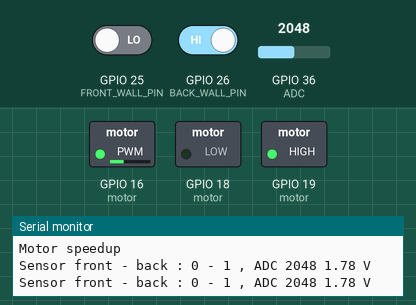
A sketch run on a simulated ESP32. Shown: switched loads named in the sketch (green lamp = pin HIGH), the last lines printed to the serial monitor. The inputs (shaded band) are chosen by the test bench; at power-on: GPIO 26 (BACK_WALL_PIN) HIGH, GPIO 25 (FRONT_WALL_PIN) LOW, GPIO 36 (ADC) = 2048.

Above: at 1.2 s.
1.3 s: GPIO 26 (BACK_WALL_PIN) driven LOW
At 2.8 s:
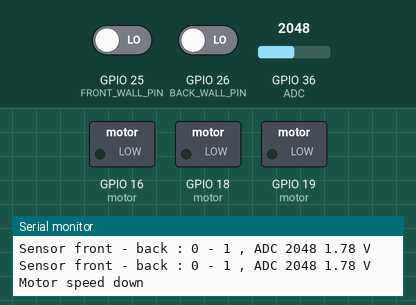
3.5 s: GPIO 25 (FRONT_WALL_PIN) driven HIGH
At 4.8 s:
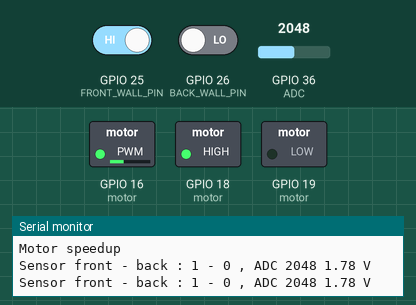
6.0 s: GPIO 25 (FRONT_WALL_PIN) driven LOW
At 7.3 s:
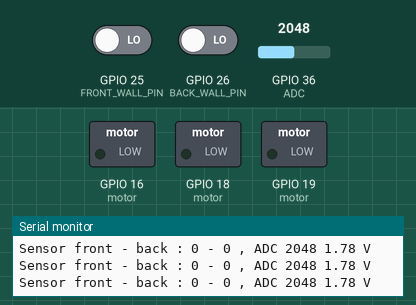
9.0 s: GPIO 36 (ADC) set to 1032
12.0 s: GPIO 36 (ADC) set to 944
15.0 s: GPIO 26 (BACK_WALL_PIN) driven HIGH
At 17.1 s:
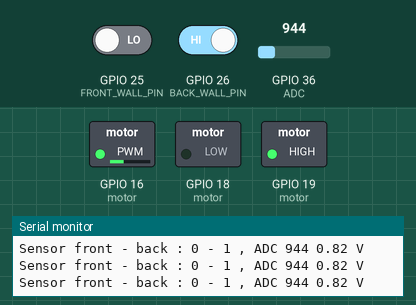
Timing chart, 0 to 18.5 s (numbered marks = the images above; inputs shaded):
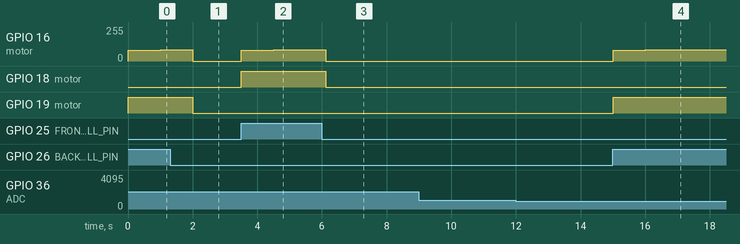

Measured:
- after the input at 1.3 s, GPIO 16 (motor): 85/255 → 0/255 after 0.71 s; GPIO 19 (motor): HIGH → LOW after 0.71 s
- after the input at 3.5 s, GPIO 16 (motor): 0/255 → 80/255 at once, → 85/255 1.0 s later; GPIO 18 (motor): LOW → HIGH at once
- after the input at 6.0 s, GPIO 16 (motor): 85/255 → 0/255 after 0.11 s; GPIO 18 (motor): HIGH → LOW after 0.11 s
- after the input at 15.0 s, GPIO 16 (motor): 0/255 → 80/255 at once, → 85/255 1.0 s later; GPIO 19 (motor): LOW → HIGH at once

The sketch:

2-wheel-car.ino
```cpp
/*
 * pUBLIC FUNCTIONS
 */
void all_motor_init();


enum CAR_DIR {
  STOP = 0,
  BACK = 2,
  FORE = 1
};

#define MIN_SPEED       80
#define MAX_SPEED       90
// #define MAX_SPEED       255
#define ACCEL_DELAY     1000
#define ACCEL           (MAX_SPEED - MIN_SPEED) / 2

#define FRONT_WALL_PIN  25
#define BACK_WALL_PIN   26
#define LED_BUILTIN     25
#define ADC             36

typedef struct motor_t {
  int pin1;
  int pin2;
  int pin_speed;
  int pwm_ch, pwm_res, pwm_freq;
  CAR_DIR dir;      // -1 = back, 0 = stop; 1 = fore
  int cur_speed;  // current speed 0 - 255
} motor_t;

motor_t  motor[] = {
  {
    /* pin1, pin2, pwm */
       18  , 19 , 16,
    /*
     *  PWM
     *  ch, res, freq */
        0 , 8  , 500,
    STOP, // Current direction
    0     // Current speed
  }
//  ,
//  {
//    /* pin1, pin2, pwm */
//       18  , 19 , 16,
//    /*
//     *  PWM
//     *  ch, res, freq */
//        1 , 8  , 500,
//    STOP, // Current direction
//    0     // Current speed
//  }
};

/*
 * ADC table
 * 2.796V = 3210
 * 2.771V = 3160
 * 2.646V = 3045
 */

#ifdef IM_A_SLAVE
void slave_setup() {
#else
void setup() {
#endif

#ifndef IM_A_SLAVE
  Serial.begin(115200);
#endif
  pinMode(LED_BUILTIN, OUTPUT);
  all_motor_init();
  pinMode(FRONT_WALL_PIN, INPUT);
  pinMode(BACK_WALL_PIN, INPUT);
}

void all_motor_init() {
  int i;
  for (i = 0; i < 1; i++){ // sizeof(motor) / sizeof(motor); i++){
    Serial.println("Init motor");
    motor[i].dir = STOP;
    motor[i].cur_speed = 0;
    Serial.println("All outputs");
    pinMode(motor[i].pin1, OUTPUT);
    pinMode(motor[i].pin2, OUTPUT);
    pinMode(motor[i].pin_speed, OUTPUT);
    digitalWrite(motor[i].pin_speed, HIGH);
    ledcSetup(motor[i].pwm_ch, motor[i].pwm_freq, motor[i].pwm_res);
    ledcAttachPin(motor[i].pin_speed, motor[i].pwm_ch);
  }

}

void motorCTRL(int m, CAR_DIR dir, int s)
{
  // Serial.printf("Motor ctrl pins : %d, %d, %d\n", motor[m].pin1, motor[m].pin2, motor[m].pin_speed);
  // Serial.printf("Motor pin val : 1(%d), 2(%d) ; Speed(%d)\n", motor[m].dir & 1, (motor[m].dir >> 1 & 1), s);
  ledcWrite(motor[m].pwm_ch, s);
  motor[m].dir = dir;
  motor[m].cur_speed = s;
  digitalWrite(motor[m].pin1, (int)motor[m].dir & 1);
  digitalWrite(motor[m].pin2, (int)(motor[m].dir >> 1 & 1));
  return;

  if(dir == FORE){
    Serial.println("Motor FORE" + m);
    digitalWrite(motor[m].pin1, HIGH);
    digitalWrite(motor[m].pin2, LOW);
  } else if(dir == BACK){
    Serial.println("Motor BACK");
    digitalWrite(motor[m].pin1, LOW);
    digitalWrite(motor[m].pin2, HIGH);
  } else {
    Serial.println("Motor STOP");
    digitalWrite(motor[m].pin1, LOW);
    digitalWrite(motor[m].pin2, LOW);
  }
}


void printSensors()
{
  Serial.printf("Sensor front - back : %d - %d , ADC %d %2.2f V \n", digitalRead(FRONT_WALL_PIN), digitalRead(BACK_WALL_PIN) , analogRead(ADC), (float)analogRead(ADC) * 0.000871028037383);
}

void check(){
  printSensors();
  while(digitalRead(FRONT_WALL_PIN) == 0 && digitalRead(BACK_WALL_PIN) == 0){
    Serial.printf("Emergency STOP!!!\n");
    printSensors();
    motorCTRL(0, STOP, 0);
    delay(500);
  }
}

void driveCar(CAR_DIR dir, int sensor){
#ifdef IM_A_SLAVE
  server.handleClient();
  if(barCarIsRunning == 0){
    motorCTRL(0, STOP, 0);
    return;
  }
#endif
  Serial.println("Motor speedup");
  motorCTRL(0, STOP, 0);
  for(int i = MIN_SPEED; i < MAX_SPEED; i += ACCEL){
    check();
    if (digitalRead(sensor) != 1)
      break;
    motorCTRL(0, dir, i);
    delay(ACCEL_DELAY);
  }
  while(digitalRead(sensor) == 1){
    printSensors();
#ifdef IM_A_SLAVE
    server.handleClient();
    if(barCarIsRunning == 0){
      motorCTRL(0, STOP, 0);
      return;
   }
#endif
    delay(200);
  }
  Serial.println("Motor speed down");
/*
  for(int i = MAX_SPEED; i >= MIN_SPEED && 0; i -= ACCEL){
    check();
     motorCTRL(0, dir, i);
    delay(ACCEL_DELAY);
  }
  */
  motorCTRL(0, STOP, 0);
}
#ifdef IM_A_SLAVE
void slave_loop() {
 #else
void loop() {
 #endif


  printSensors();
  motorCTRL(0, STOP, 0);
  if (digitalRead(FRONT_WALL_PIN) == HIGH){
    Serial.println("Go forward!\n");
    driveCar(FORE, FRONT_WALL_PIN);
    Serial.println("Go forward! ends\n");
    delay(1000);
  }
  if (digitalRead(BACK_WALL_PIN) == HIGH){
    Serial.println("Go forward!\n");
    driveCar(BACK, BACK_WALL_PIN);
    delay(1000);
  }
  return;
}
```
